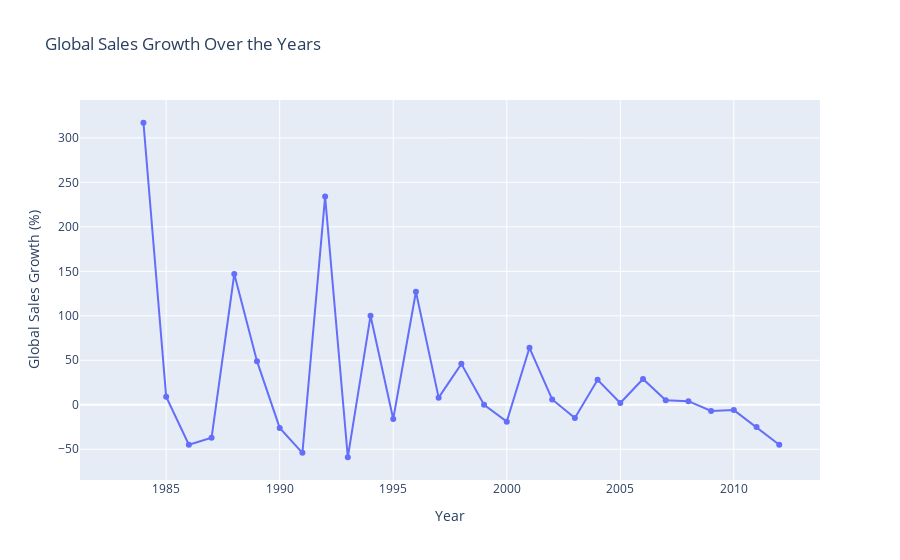

The notebook cell saved with this chart:
### Code cell
fig = go.Figure()

fig.add_trace(go.Scatter(x=global_sales_years['Year'], 
                         y=global_sales_years['Global_Sales_Growth'],
                         mode='lines+markers', 
                         name='Global Sales Growth'))

fig.update_layout(title='Global Sales Growth Over the Years',
                  xaxis_title='Year',
                  yaxis_title='Global Sales Growth (%)',
                  hovermode='x unified')

fig.show()

### Figure 1 — Plotly figure (JSON) as saved in the notebook; plotly's stock layout.template omitted (floating-point values rounded to 4 significant figures)
{"data": [{"mode": "lines+markers", "name": "Global Sales Growth", "type": "scatter", "x": [1983, 1984, 1985, 1986, 1987, 1988, 1989, 1990, 1991, 1992, 1993, 1994, 1995, 1996, 1997, 1998, 1999, 2000, 2001, 2002, 2003, 2004, 2005, 2006, 2007, 2008, 2009, 2010, 2011, 2012], "y": [null, 317, 9, -45, -37, 147, 49, -26, -54, 234, -59, 100, -16, 127, 8, 46, 0, -19, 64, 6, -15, 28, 2, 29, 5, 4, -7, -6, -25, -45]}], "layout": {"hovermode": "x unified", "title": {"text": "Global Sales Growth Over the Years"}, "xaxis": {"title": {"text": "Year"}}, "yaxis": {"title": {"text": "Global Sales Growth (%)"}}}}
